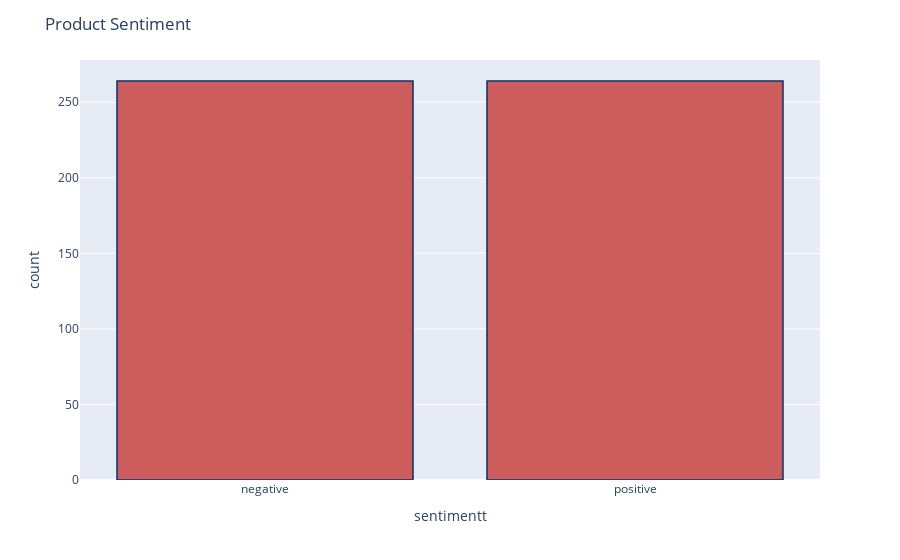

Notebook cell for this chart:
### Code cell
# distribution of reviews with sentiment across the dataset
df['sentimentt'] = df['sentiment'].replace({-1 : 'negative'})
df['sentimentt'] = df['sentimentt'].replace({1 : 'positive'})
fig = px.histogram(df, x="sentimentt")
fig.update_traces(marker_color="indianred",marker_line_color='rgb(8,48,107)',
                  marker_line_width=1.5)
fig.update_layout(title_text='Product Sentiment')
fig.show()

### Figure 1 — Plotly figure (JSON) as saved in the notebook; plotly's stock layout.template omitted (floating-point values rounded to 4 significant figures; data arrays with more than 128 entries replaced by an {"elided": "..."} marker saying what was removed)
{"data": [{"alignmentgroup": "True", "bingroup": "x", "hovertemplate": "sentimentt=%{x}<br>count=%{y}<extra></extra>", "legendgroup": "", "marker": {"color": "indianred", "line": {"color": "rgb(8,48,107)", "width": 1.5}}, "name": "", "offsetgroup": "", "orientation": "v", "showlegend": false, "type": "histogram", "x": {"elided": "528 str values"}, "xaxis": "x", "yaxis": "y"}], "layout": {"barmode": "relative", "legend": {"tracegroupgap": 0}, "margin": {"t": 60}, "title": {"text": "Product Sentiment"}, "xaxis": {"anchor": "y", "domain": [0, 1], "title": {"text": "sentimentt"}}, "yaxis": {"anchor": "x", "domain": [0, 1], "title": {"text": "count"}}}}
